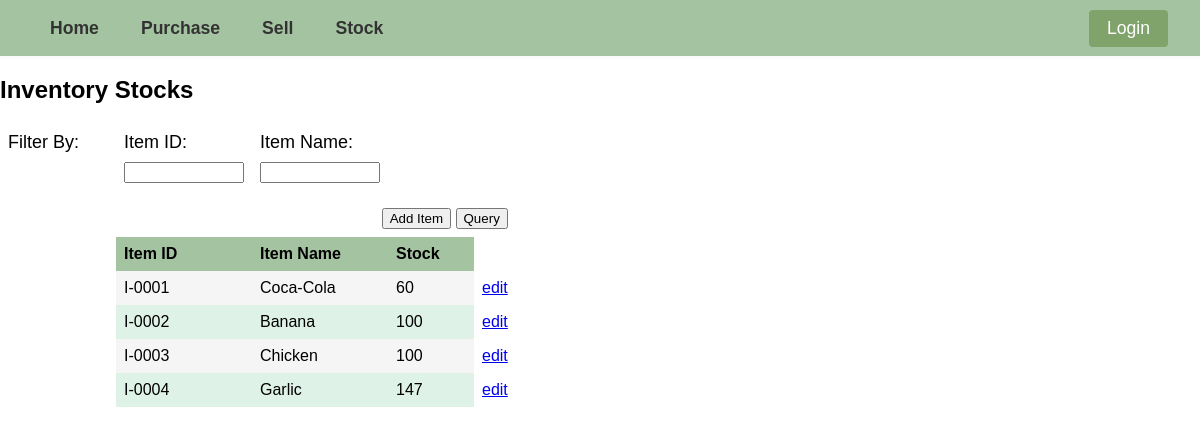
/item.php, run on the app's committed database.
### tables this page shows
CREATE TABLE `items` (
  `item_id` varchar(10) NOT NULL,
  `item_name` varchar(20) NOT NULL,
  `stock` int(7) NOT NULL DEFAULT 1,
  `onsale` tinyint(1) NOT NULL DEFAULT 1
);

### item.php (the view, shortened to what this page needs)
<?php
    require "connect.php";
    $itemIdSQL = "SELECT item_id FROM items WHERE onsale = 1 ORDER BY item_id DESC LIMIT 1";
    $itemFilterSQL = "SELECT * FROM items WHERE item_id LIKE ? AND item_name LIKE ? AND onsale = 1";
    if (isset($_GET['toggleAdd'])) {
        $showAddRow = $_GET['toggleAdd'] === '1';
    } else {
        $showAddRow = isset($_GET['showAdd']) && $_GET['showAdd'] === '1';
    }
    $currentPage    = isset($_GET['page']) ? max(1, intval($_GET['page'])) : 1;
    $nextItemId     = getNextId($conn, $itemIdSQL);
    function refreshTable($conn, $itemId, $itemName, $itemFilterSQL)
    {
        $stmt = $conn->prepare($itemFilterSQL);
        $likeItemId     = '%' . $itemId . '%';
        $likeItemName   = '%' . $itemName . '%';
        $stmt->bind_param("ss", $likeItemId, $likeItemName);
        $stmt->execute();
        $stmt->store_result();
        $stmt->bind_result($item_id, $item_name, $stock, $onsale);
        $items = [];
        while ($stmt->fetch()) {
            $items[] = [$item_id, $item_name, $stock];
        }
        return $items;
    }
    function getNextId($conn, $itemIdSQL)
    {
        $stmt = $conn->prepare($itemIdSQL);
        $stmt->execute();
        $stmt->store_result();
        $stmt->bind_result($item_id);
        $stmt->fetch();$number = intval(substr($item_id, 2));
        $number++;
        return 'P-' . str_pad($number, 4, '0', STR_PAD_LEFT);
    }
?>
<!DOCTYPE html>
<html>
<head>
    <link rel="stylesheet" href="style.css">
</head>
<body>
<?php include 'navbar.php'; ?>
<h2>Inventory Stocks</h2>
<form method='GET'>
    <table>
        <tr>
            <td id="filter-text" width="100px">Filter By:</td>
            <td id="filter-text" width="120px">Item ID:</td>
            <td id="filter-text" width="120px">Item Name:</td>
            <td id="filter-text" colspan="1"></td>
        </tr>
         <tr>
            <?php
                echo "
                <td id='filter-text'></td>
                <td id='filter-text'><input type='text' name='itemIdFilter' value='" . htmlspecialchars($_GET['itemIdFilter'] ?? '') . "'></td>
                <td id='filter-text'><input type='text' name='itemNameFilter' value='" . htmlspecialchars($_GET['itemNameFilter'] ?? '') . "'></td>
                <td id='filter-text' colspan='1'></td>
                ";
            ?>
        </tr>
        <tr height="20px"></tr>
        <tr>
            <td colspan="7" style="text-align: right; padding-top: 5px;">
                <?php
                    if ($showAddRow) {
                        echo "<button type='submit' name='toggleAdd' value='0'>Hide</button>";
                    } else {
                        echo "<button type='submit' name='toggleAdd' value='1'>Add Item</button>";
                    }
                ?>
                <button type="submit">Query</button>
            </td>
        </tr>
        <tr>
            <th style="border: none; background-color: white;"></th>
            <th>Item ID</th>
            <th>Item Name</th>
            <th width="70px">Stock</th>
        </tr>
        <?php
            $items = refreshTable($conn, $_GET['itemIdFilter'] ?? '', $_GET['itemNameFilter'] ?? '', $itemFilterSQL);
            $color1 = "#F5F5F5";
            $color2 = "#def2e8ff";
            $entriesPerPage = 10;
            $startIndex = ($currentPage - 1) * $entriesPerPage;
            $itemsPage = array_slice($items, $startIndex, $entriesPerPage);
            if (!empty($itemsPage)) {
                $rowIndex = 0;
                foreach ($itemsPage as $row) {
                    $bgColor = ($rowIndex % 2 === 0) ? $color1 : $color2;
                    $itemId = $row[0];
                    echo "<tr><td style='background-color: \"white\"'></td>";
                    foreach ($row as $index => $cell) {
                        echo "<td style='background-color: $bgColor;'>$cell</td>";
                    }
                    echo "
                        <td><a href='itemEdit.php?id=$itemId'>edit</a></td>
                    ";
                    echo "</tr>";
                    $rowIndex++;
                }
            } else {
                echo "<tr><td colspan='6' style='text-align:center;'>No matching records found</td></tr>";
            }
        ?>
    </table>
</form>
</body>
</html>

### style.css (style rules this page uses)
table { border-collapse: collapse; }
th { background-color: #a4c4a1ff; text-align: left; padding: 8px; }
td { padding: 8px; }
#filter-text { padding: 8px 8px 0px 8px; font-size: 18px; }
input[type='text'] { width: 100%; box-sizing: border-box; }
body { margin: 0; padding-top: 56px; font-family:Arial,Helvetica,sans-serif; }

### data on the page
items: item_id "I-0001", item_name "Coca-Cola", stock "60"
items: item_id "I-0002", item_name "Banana", stock "100"
items: item_id "I-0003", item_name "Chicken", stock "100"
items: item_id "I-0004", item_name "Garlic", stock "147"
